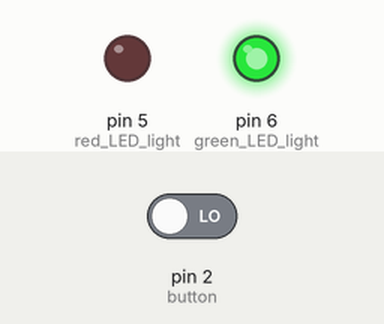
Bench run of a sketch on a simulated Arduino Uno, built with avr-gcc and run on an emulated ATmega328P. Shown: output pins drawn as LEDs (lit = HIGH). The inputs (shaded band) are chosen by the test bench; at power-on: pin 2 (button) LOW.

Above: at 12.8 s.
12.9 s: pin 2 (button) driven HIGH
At 19.2 s:
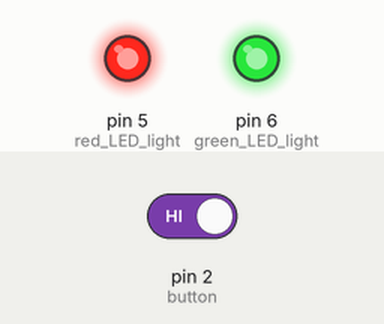
At 21.5 s:
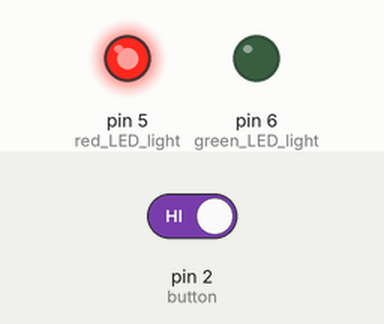
24.8 s: pin 2 (button) driven LOW
At 34.2 s:
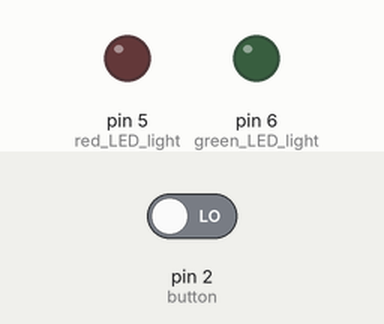
Timing chart, 0 to 42.7 s (numbered marks = the images above; inputs shaded):
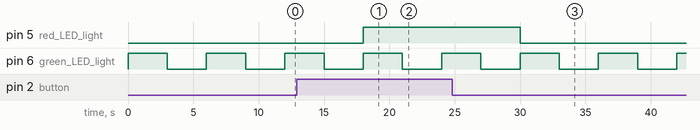

The sketch:

cyclopes3.ino
```cpp
/* Cyclopes_Activity_3
Button | Turns on and off two lights emitting diode(LED) connected to digital pin 5 and 6,
when pressing a pushbutton attached to pin 2. */
// the setup function runs once when you press reset or power the board
void setup() {
  // initialize the LED pins as an output
  pinMode(5, OUTPUT);   // red LED light
  pinMode(6, OUTPUT);   // green LED light
  // initialize the pushbutton pin as an input:
  pinMode(2, INPUT);   // button
}
// the loop function runs over and over again forever
void loop() {
  // check if the pushbutton is pressed. If it is, the buttonState is HIGH:
  if (digitalRead(2) == HIGH) {   // if button is pressed...
    digitalWrite(5, HIGH);   // turn on the red LED
  } else {
    digitalWrite(5, LOW);   // turn off the red LED
  }
  digitalWrite(6, HIGH);   // turn on the green LED
  delay(3000); // wait for 3 seconds
  digitalWrite(6, LOW);   // turn off the green LED
  delay(3000); // wait for 3 seconds
}
```

Measured:
- after the input at 12.9 s, pin 5 (red_LED_light): LOW → HIGH after 5.1 s
- after the input at 24.8 s, pin 5 (red_LED_light): HIGH → LOW after 5.2 s
- by itself, pin 6 (green_LED_light): alternates HIGH for 3.0 s and LOW for 3.0 s
